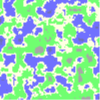
Frame 1 (no input)
Frame 2 (the mouse pressed at the canvas centre, redrawn once): identical to frame 1, image omitted

The p5.js sketch that drew this single still picture (run headless with seeded random() and noise() and a simulated clock; the mouse was pressed at the canvas centre and the sketch redrawn once):

// p5.js sketch
// ── sketch.js
// let timeX = 0;
// let timeY = 0;
// let timeZ = 0;
// let time = 0;

function setup() {
    createCanvas(100, 100);
    frameRate(30);
    pixelDensity(1);
}

function draw() {
    clear();

    for (let x = 0; x < width; x++) {
        for (let y = 0; y < height; y++) {
            // let noiseR = noise(x / 10, y / 10, timeX) * 100;
            // let noiseG = noise(x / 10, y / 10, timeY) * 255;
            // let noiseB = noise(x / 10, y / 10, timeZ) * 50;

            let worldHeight = noise(x / 10, y / 10) * 1;

            if (worldHeight >= 0 && worldHeight < 0.2) {
                stroke(0, 0, 125); // deep sea
            } else if (worldHeight >= 0.2 && worldHeight < 0.4) {
                stroke(0, 0, 255); // shalow water
            } else if (worldHeight >= 0.4 && worldHeight < 0.5) {
                stroke(255, 255, 204); // sand
            } else if (worldHeight >= 0.5 && worldHeight < 0.7) {
                stroke(0, 255, 0); // grass
            } else if (worldHeight >= 0.7 && worldHeight < 1) {
                stroke(100, 100, 100); // mountain
            }
            // stroke(noiseR, noiseG, noiseB);
            point(x, y);
        }
    }
    // timeX += 0.01;
    // timeY += 0.01;
    // timeZ += 0.01;
    // time += 0.01;
    noLoop();

}
